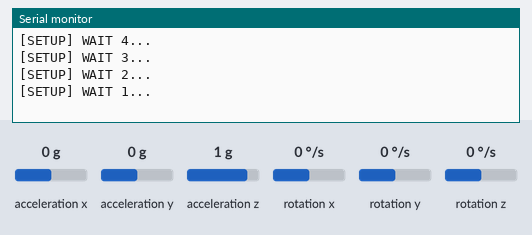
A sketch run on a simulated ESP8266 (NodeMCU). Parts: the last lines printed to the serial monitor. The inputs (shaded band) are chosen by the test bench; at power-on: acceleration z 1 g, acceleration x 0 g, acceleration y 0 g, rotation x 0 °/s, rotation y 0 °/s, rotation z 0 °/s. WiFi joins after 1.5 s; servers stay silent unless stated; uploads are accepted with an empty reply.

Above: at 5.2 s.
5.3 s: acceleration z set to 0 g
At 6.5 s:
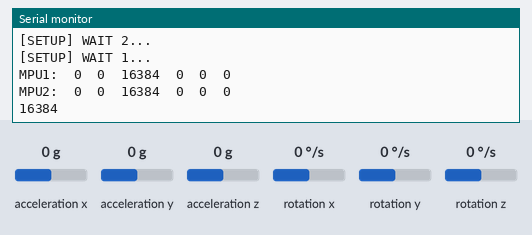
6.8 s: acceleration x set to -1.4 g
At 8.0 s:
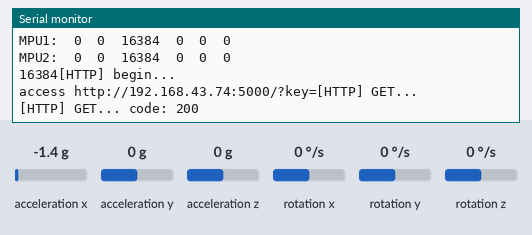
8.3 s: acceleration x set to 0 g
At 10.7 s:
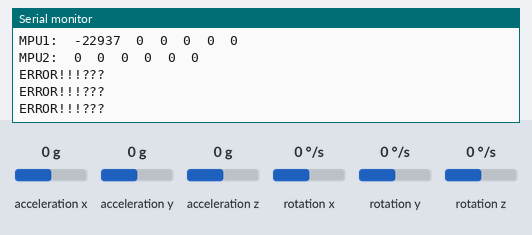
10.8 s: acceleration y set to -1.4 g
12.3 s: rotation x set to -192 °/s
At 12.46 s:
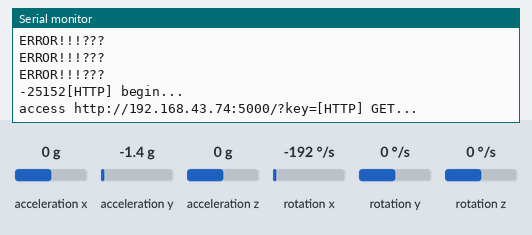
Timing chart, 0 to 14.8 s (numbered marks = the images above; inputs shaded):
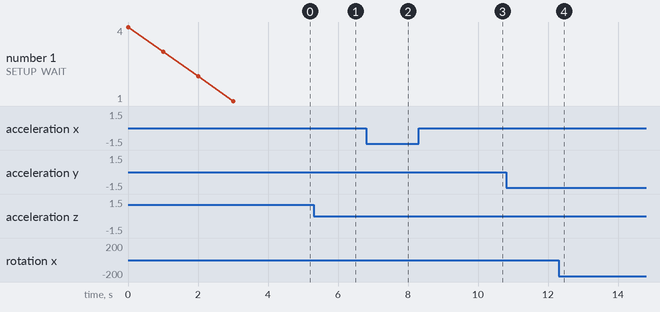

The sketch:

drum.ino
```cpp
// GY-521 MPU6050 Raw Value example Develope by Commandrone
// www.commandronestore.com
#include "Wire.h"
#include "I2Cdev.h"
#include "MPU6050.h"

#include <Arduino.h>

#include <ESP8266WiFi.h>
#include <ESP8266WiFiMulti.h>

#include <ESP8266HTTPClient.h>

#define USE_SERIAL Serial
ESP8266WiFiMulti WiFiMulti;


MPU6050 accelgyroIC1(0x68);
MPU6050 accelgyroIC2(0x69);
int16_t ax1, ay1, az1;
int16_t gx1, gy1, gz1;

int16_t ax2, ay2, az2;
int16_t gx2, gy2, gz2;
int cnt;
int lastLeftOrRight;
void setup()
{
  cnt=0;
  lastLeftOrRight=0;
  Wire.begin();
  accelgyroIC1.initialize();
  accelgyroIC2.initialize();
  USE_SERIAL.begin(115200);
  // USE_SERIAL.setDebugOutput(true);

  USE_SERIAL.println();
  USE_SERIAL.println();
  USE_SERIAL.println();

  for (uint8_t t = 4; t > 0; t--) {
    USE_SERIAL.printf("[SETUP] WAIT %d...\n", t);
    USE_SERIAL.flush();
    delay(1000);
  }

  WiFi.mode(WIFI_STA);
  WiFiMulti.addAP("bump", "11111111");

}

void play(int mode)
{
    if ((WiFiMulti.run() == WL_CONNECTED))
    {

    HTTPClient http;

    USE_SERIAL.print("[HTTP] begin...\n");
    // configure traged server and url
    //http.begin("https://192.168.1.12/test.html", "7a 9c f4 db 40 d3 62 5a 6e 21 bc 5c cc 66 c8 3e a1 45 59 38"); //HTTPS
    USE_SERIAL.print("access http://192.168.43.74:5000/?key=");
    if(mode==0)
    {
      http.begin("http://192.168.43.74:5000/?key=000"); //HTTP
    }
    else if(mode==1 || mode==2)
    {
      http.begin("http://192.168.43.74:5000/?key=100"); //HTTP
    }
    else if(mode==3)
    {
      http.begin("http://192.168.43.74:5000/?key=200"); //HTTP
    }
    else
    {
      http.begin("http://192.168.43.74:5000/?key=300"); //HTTP
    }

    USE_SERIAL.print("[HTTP] GET...\n");
    // start connection and send HTTP header
    int httpCode = http.GET();

    // httpCode will be negative on error
    if (httpCode > 0) {
      // HTTP header has been send and Server response header has been handled
      USE_SERIAL.printf("[HTTP] GET... code: %d\n", httpCode);

      // file found at server
      if (httpCode == HTTP_CODE_OK) {
        String payload = http.getString();
        USE_SERIAL.println(payload);
      }
    } else {
      USE_SERIAL.printf("[HTTP] GET... failed, error: %s\n", http.errorToString(httpCode).c_str());
    }

      http.end();
    }
}

void loop() //รับค่าและแสดงผลแกนต่างๆไปเรื่อยๆ
{
    cnt++;
    int delayTime=180;
    accelgyroIC1.getMotion6(&ax1, &ay1, &az1, &gx1, &gy1, &gz1);
    accelgyroIC2.getMotion6(&ax2, &ay2, &az2, &gx2, &gy2, &gz2);
    if(ax1==0 && ay1==0 && az1==0 && gx1==0 && gy1==0 && gz1==0)
    {
      Serial.print("ERROR!!!??? \n");
      delay(1000);
    }
    else
    {

    if(cnt%delayTime == 0)
    {
      Serial.print("MPU1:\t");
Serial.print(ax1); Serial.print("\t");
Serial.print(ay1); Serial.print("\t");
Serial.print(az1); Serial.print("\t");
Serial.print(gx1); Serial.print("\t");
Serial.print(gy1); Serial.print("\t");
Serial.println(gz1);


// display tab-separated accel/gyro x/y/z values
Serial.print("MPU2:\t");
Serial.print(ax2); Serial.print("\t");
Serial.print(ay2); Serial.print("\t");
Serial.print(az2); Serial.print("\t");
Serial.print(gx2); Serial.print("\t");
Serial.print(gy2); Serial.print("\t");
Serial.println(gz2);
    }
    ///up&down
    if(az1>=2000 && cnt>=delayTime)
    {
      //gy->az
        Serial.print(az1);
        play(1);
        cnt=0;
        lastLeftOrRight=0;
    }
    //gz->gx
    if(gx1<=-20000 && cnt>=delayTime)
    {
        if(lastLeftOrRight==1)
        {
          lastLeftOrRight=0;
        }
        else
        {
          Serial.print(gx1);
          play(0);
          lastLeftOrRight=-1;
        }
        cnt=0;
    }
    if(gx1>=20000 && cnt>=delayTime)
    {
        if(lastLeftOrRight==-1)
        {
          lastLeftOrRight=0;
        }
        else
        {
          Serial.print(gx1);
          play(2);
          lastLeftOrRight=1;
        }
        cnt=0;
    }

    if(az2>=2000 && cnt>=delayTime)
    {
      //gy->az
        Serial.print(az2);
        play(3);
        cnt=0;
        lastLeftOrRight=0;
    }
    //gz->gx
    if(gx2<=-20000 && cnt>=delayTime)
    {
        if(lastLeftOrRight==1)
        {
          lastLeftOrRight=0;
        }
        else
        {
          Serial.print(gx2);
          play(3);
          lastLeftOrRight=-1;
        }
        cnt=0;
    }
    if(gx2>=20000 && cnt>=delayTime)
    {
        if(lastLeftOrRight==-1)
        {
          lastLeftOrRight=0;
        }
        else
        {
          Serial.print(gx2);
          play(3);
          lastLeftOrRight=1;
        }
        cnt=0;
    }
    }
}
```

Measured:
- after the input at 8.3 s, the serial monitor: prints a new line at once (image 3)
- after the input at 12.3 s, the serial monitor: prints a new line at once (image 4)
